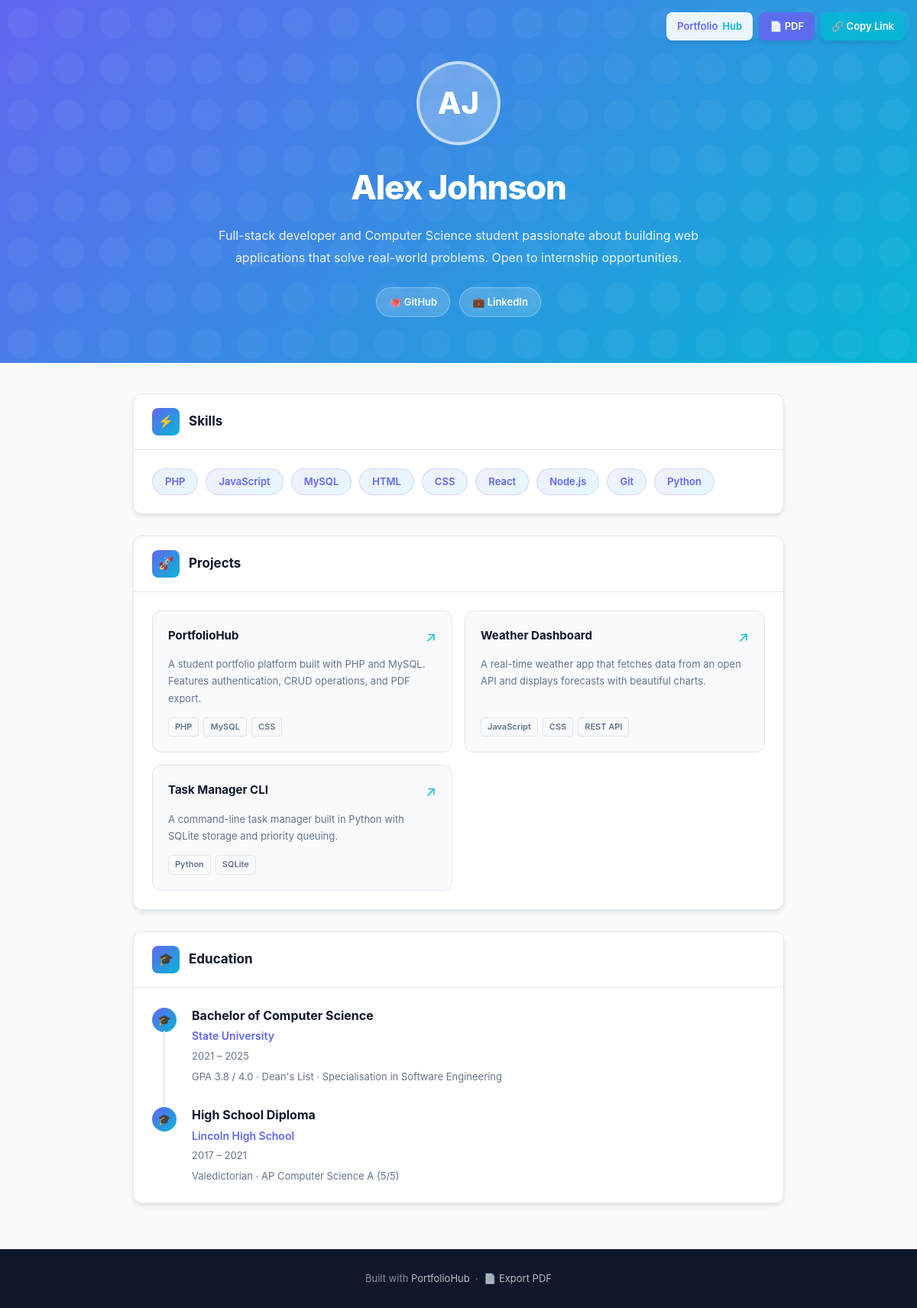
The app's page /portfolio.php?u=demo with its own data.
### tables this page shows
CREATE TABLE IF NOT EXISTS profiles (
    id            INT AUTO_INCREMENT PRIMARY KEY,
    user_id       INT           NOT NULL,
    photo         VARCHAR(300)  DEFAULT '',
    bio           TEXT,
    skills        TEXT,           
    projects      LONGTEXT,       
    education     LONGTEXT,       
    template      VARCHAR(20)   DEFAULT 'template1',
    github_url    VARCHAR(255)  DEFAULT '',
    linkedin_url  VARCHAR(255)  DEFAULT '',
    website_url   VARCHAR(255)  DEFAULT '',
    updated_at    TIMESTAMP     DEFAULT CURRENT_TIMESTAMP ON UPDATE CURRENT_TIMESTAMP,
    FOREIGN KEY (user_id) REFERENCES users(id) ON DELETE CASCADE,
    INDEX idx_user_id (user_id)
);

CREATE TABLE IF NOT EXISTS users (
    id          INT AUTO_INCREMENT PRIMARY KEY,
    name        VARCHAR(100)  NOT NULL,
    email       VARCHAR(150)  NOT NULL UNIQUE,
    username    VARCHAR(50)   NOT NULL UNIQUE,
    password    VARCHAR(255)  NOT NULL,
    created_at  TIMESTAMP     DEFAULT CURRENT_TIMESTAMP,
    INDEX idx_email    (email),
    INDEX idx_username (username)
);

### config/database.php (called while the page is built, shortened)
<?php
function getDB(): PDO {
    static $pdo = null;
    $dsn     = sprintf('mysql:host=%s;dbname=%s;charset=%s', DB_HOST, DB_NAME, DB_CHARSET);
    $options = [
        PDO::ATTR_ERRMODE            => PDO::ERRMODE_EXCEPTION,
        PDO::ATTR_DEFAULT_FETCH_MODE => PDO::FETCH_ASSOC,
        PDO::ATTR_EMULATE_PREPARES   => false,
    ];
    try {
        $pdo = new PDO($dsn, DB_USER, DB_PASS, $options);
    } catch (PDOException $e) {
        http_response_code(500);
        die('Database connection failed. Please check your config/database.php settings.');
    }
    return $pdo;
}

### includes/functions.php (called while the page is built, shortened)
<?php
require_once __DIR__ . '/../config/database.php';
function getPublicProfile(string $username): ?array {
    $stmt = getDB()->prepare(
        'SELECT u.id, u.name, u.username, u.created_at,
                p.bio, p.skills, p.projects, p.education,
                p.template, p.github_url, p.linkedin_url, p.website_url,
                p.photo, p.updated_at
         FROM users u
         LEFT JOIN profiles p ON u.id = p.user_id
         WHERE u.username = ?'
    );
    $stmt->execute([$username]);
    $row = $stmt->fetch();
    return $row ?: null;
}
function parseSkills(string $raw): array {
    return array_values(array_filter(array_map('trim', explode(',', $raw))));
}
function parseProjects(string $raw): array {
    $data = json_decode($raw, true);
    return is_array($data) ? $data : [];
}
function parseEducation(string $raw): array {
    $data = json_decode($raw, true);
    return is_array($data) ? $data : [];
}
function getInitials(string $name): string {
    $parts = explode(' ', trim($name));
    $init  = '';
    foreach (array_slice($parts, 0, 2) as $p) {
        if ($p !== '') $init .= strtoupper($p[0]);
    }
    return $init ?: '?';
}

### includes/auth.php (called while the page is built, shortened)
<?php
function isLoggedIn(): bool {
    return !empty($_SESSION['user_id']);
}
function e(string $str): string {
    return htmlspecialchars($str, ENT_QUOTES | ENT_SUBSTITUTE, 'UTF-8');
}

### portfolio.php (the view, shortened to what this page needs)
<?php
require_once 'includes/auth.php';
require_once 'includes/functions.php';
$username = trim($_GET['u'] ?? '');
$data = getPublicProfile($username);
    ?><!DOCTYPE html>
    <?php
$template    = $data['template'] ?? 'template1';
$name        = $data['name']     ?? '';
$bio         = $data['bio']      ?? '';
$skills      = parseSkills($data['skills']    ?? '');
$projects    = parseProjects($data['projects'] ?? '[]');
$education   = parseEducation($data['education'] ?? '[]');
$github_url  = $data['github_url']   ?? '';
$linkedin_url= $data['linkedin_url'] ?? '';
$website_url = $data['website_url']  ?? '';
$photo       = $data['photo']        ?? '';
$isOwner  = isLoggedIn() && (getCurrentUser()['username'] === $username);
$editUrl  = 'dashboard.php';
$pdfUrl   = 'export-pdf.php?u=' . rawurlencode($username);
function sectionIcon(string $section, string $tpl): string {
    $icons = ['skills' => '⚡', 'projects' => '🚀', 'education' => '🎓'];
    return $icons[$section] ?? '◆';
}
function sectionHead(string $section, string $label, string $tpl): void {
    $icon = sectionIcon($section, $tpl);
    if ($tpl === 'template2') {
        echo '<div class="pf-section-head"><h2>' . e($label) . '</h2><div class="pf-section-line"></div></div>';
    } else {
        echo '<div class="pf-section-head">
                <div class="pf-section-icon">' . $icon . '</div>
                <h2>' . e($label) . '</h2>
              </div>';
    }
}
?>
<!DOCTYPE html>
<html lang="en">
<head>
  <link rel="stylesheet" href="assets/css/<?= e($template) ?>.css">
</head>
<body>
<div class="pf-actions no-print">
  <?php if ($isOwner): ?>
    <a href="<?= e($editUrl) ?>" class="pf-btn-edit">✏ Edit</a>
  <?php else: ?>
    <a href="index.php" class="pf-btn-edit">Portfolio<span style="color:var(--t1-secondary,#06b6d4)">Hub</span></a>
  <?php endif; ?>
  <a href="<?= e($pdfUrl) ?>" target="_blank" class="pf-btn-pdf">📄 PDF</a>
  <button class="pf-btn-copy" onclick="copyLink()">🔗 Copy Link</button>
</div>
<header class="pf-header">
  <div class="pf-hero-inner">
    <?php
    $avatarHtml = $photo
        ? '<img src="' . e($photo) . '" alt="' . e($name) . '" class="pf-avatar-img">'
        : '<div class="pf-avatar">' . e(getInitials($name)) . '</div>';
    ?>
    <?php if ($template === 'template2'): ?>
      <div class="pf-header-inner">
        <?= $avatarHtml ?>
        <div class="pf-header-text">
          <h1 class="pf-name"><?= e($name) ?></h1>
          <?php if ($bio): ?><p class="pf-bio"><?= nl2br(e($bio)) ?></p><?php endif; ?>
          <?php if ($github_url || $linkedin_url || $website_url): ?>
            <div class="pf-social">
              <?php if ($github_url): ?><a href="<?= e($github_url) ?>" target="_blank" rel="noopener">🐙 GitHub</a><?php endif; ?>
              <?php if ($linkedin_url): ?><a href="<?= e($linkedin_url) ?>" target="_blank" rel="noopener">💼 LinkedIn</a><?php endif; ?>
              <?php if ($website_url): ?><a href="<?= e($website_url) ?>" target="_blank" rel="noopener">🌐 Website</a><?php endif; ?>
            </div>
          <?php endif; ?>
        </div>
      </div>
    <?php else: ?>
      <?= $avatarHtml ?>
      <h1 class="pf-name"><?= e($name) ?></h1>
      <?php if ($bio): ?><p class="pf-bio"><?= nl2br(e($bio)) ?></p><?php endif; ?>
      <?php if ($github_url || $linkedin_url || $website_url): ?>
        <div class="pf-social">
          <?php if ($github_url): ?><a href="<?= e($github_url) ?>" target="_blank" rel="noopener">🐙 GitHub</a><?php endif; ?>
          <?php if ($linkedin_url): ?><a href="<?= e($linkedin_url) ?>" target="_blank" rel="noopener">💼 LinkedIn</a><?php endif; ?>
        </div>
      <?php endif; ?>
    <?php endif; ?>
  </div>
</header>
<main class="pf-main">
  <?php if ($skills): ?>
    <section class="pf-section">
      <?php sectionHead('skills', 'Skills', $template); ?>
      <div class="pf-section-body">
        <div class="skills-wrap">
          <?php foreach ($skills as $skill): ?>
            <span class="skill-pill"><?= e($skill) ?></span>
          <?php endforeach; ?>
        </div>
      </div>
    </section>
  <?php endif; ?>
  <?php if ($projects): ?>
    <section class="pf-section">
      <div class="pf-section-body">
        <?php if ($template === 'template2'): ?>
          <div class="projects-list">
            <?php foreach ($projects as $i => $p): ?>
              <div class="project-card">
                <div class="project-num"><?= str_pad($i + 1, 2, '0', STR_PAD_LEFT) ?></div>
                <div class="project-body">
                  <div class="project-card-top">
                    <h3 class="project-title"><?= e($p['title'] ?? '') ?></h3>
                    <?php if (!empty($p['url'])): ?>
                      <a href="<?= e($p['url']) ?>" target="_blank" rel="noopener" class="project-link" title="View project">↗</a>
                    <?php endif; ?>
                  </div>
                  <?php if (!empty($p['description'])): ?>
                    <p class="project-desc"><?= nl2br(e($p['description'])) ?></p>
                  <?php endif; ?>
                  <?php if (!empty($p['tech'])): ?>
                    <div class="project-tech-wrap">
                      <?php foreach (parseSkills($p['tech']) as $t): ?>
                        <span class="project-tech"><?= e($t) ?></span>
                      <?php endforeach; ?>
                    </div>
                  <?php endif; ?>
                </div>
              </div>
            <?php endforeach; ?>
          </div>
        <?php else: ?>
          <div class="projects-grid">
            <?php foreach ($projects as $p): ?>
              <div class="project-card">
                <div class="project-card-top">
                  <h3 class="project-title"><?= e($p['title'] ?? '') ?></h3>
                  <?php if (!empty($p['url'])): ?>
                    <a href="<?= e($p['url']) ?>" target="_blank" rel="noopener" class="project-link" title="View project">↗</a>
                  <?php endif; ?>
                </div>
                <?php if (!empty($p['description'])): ?>
                  <p class="project-desc"><?= nl2br(e($p['description'])) ?></p>
                <?php endif; ?>
                <?php if (!empty($p['tech'])): ?>
                  <div class="project-tech-wrap">
                    <?php foreach (parseSkills($p['tech']) as $t): ?>
                      <span class="project-tech"><?= e($t) ?></span>
                    <?php endforeach; ?>
                  </div>
                <?php endif; ?>
              </div>
            <?php endforeach; ?>
          </div>
        <?php endif; ?>
      </div>
    </section>
  <?php endif; ?>
  <?php if ($education): ?>
    <section class="pf-section">
      <div class="pf-section-body">
        <?php if ($template === 'template2'): ?>
          <div class="edu-list">
            <?php foreach ($education as $edu): ?>
              <div class="edu-entry">
                <div class="edu-year"><?= e($edu['year'] ?? '') ?></div>
                <div class="edu-body">
                  <div class="edu-degree"><?= e($edu['degree'] ?? '') ?></div>
                  <?php if (!empty($edu['school'])): ?><div class="edu-school"><?= e($edu['school']) ?></div><?php endif; ?>
                  <?php if (!empty($edu['description'])): ?><div class="edu-desc"><?= e($edu['description']) ?></div><?php endif; ?>
                </div>
              </div>
            <?php endforeach; ?>
          </div>
        <?php else: ?>
          <div class="edu-timeline">
            <?php foreach ($education as $edu): ?>
              <div class="edu-entry">
                <div class="edu-dot">🎓</div>
                <div class="edu-body">
                  <div class="edu-degree"><?= e($edu['degree'] ?? '') ?></div>
                  <?php if (!empty($edu['school'])): ?><div class="edu-school"><?= e($edu['school']) ?></div><?php endif; ?>
                  <?php if (!empty($edu['year'])): ?><div class="edu-year"><?= e($edu['year']) ?></div><?php endif; ?>
                  <?php if (!empty($edu['description'])): ?><div class="edu-desc"><?= e($edu['description']) ?></div><?php endif; ?>
                </div>
              </div>
            <?php endforeach; ?>
          </div>
        <?php endif; ?>
      </div>
    </section>
  <?php endif; ?>
</main>
<footer class="pf-footer no-print">
  <p>
    Built with <a href="index.php">PortfolioHub</a>
    &nbsp;·&nbsp; <a href="<?= e($pdfUrl) ?>" target="_blank">📄 Export PDF</a>
  </p>
</footer>
</body>
</html>

### records on screen
profiles: user.name "AJ", user.name "Alex Johnson", bio "Full-stack developer and Computer Science student passionate about building web applications that solve real-world problems. Open to internship opportunities.", template "⚡ 🚀 🎓", skills "PHP", skills "JavaScript", skills "MySQL", skills "HTML", skills "CSS", skills "React", skills "Node.js", skills "Git", skills "Python"

### other values on screen
$label "Skills Projects Education"
$p['title'] "PortfolioHub"
$p['description'] "A student portfolio platform built with PHP and MySQL. Features authentication, CRUD operations, and PDF export."
$t "PHP"
$t "MySQL"
$t "CSS"
$p['title'] "Weather Dashboard"
$p['description'] "A real-time weather app that fetches data from an open API and displays forecasts with beautiful charts."
$t "JavaScript"
$t "REST API"
$p['title'] "Task Manager CLI"
$p['description'] "A command-line task manager built in Python with SQLite storage and priority queuing."
$t "Python"
$t "SQLite"
$edu['degree'] "Bachelor of Computer Science"
